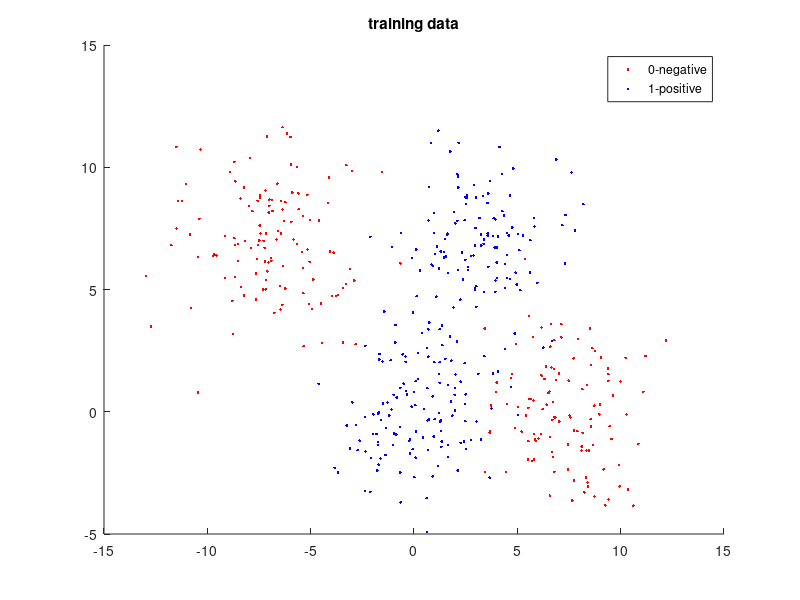
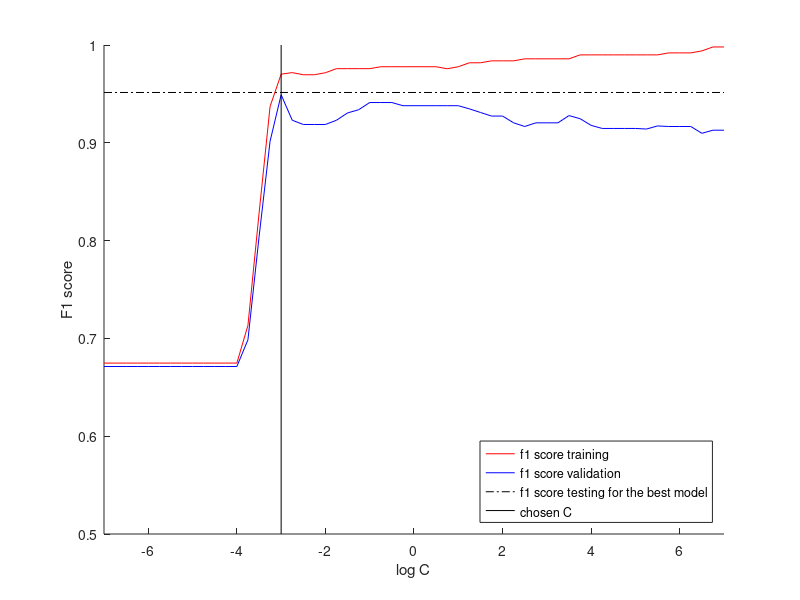
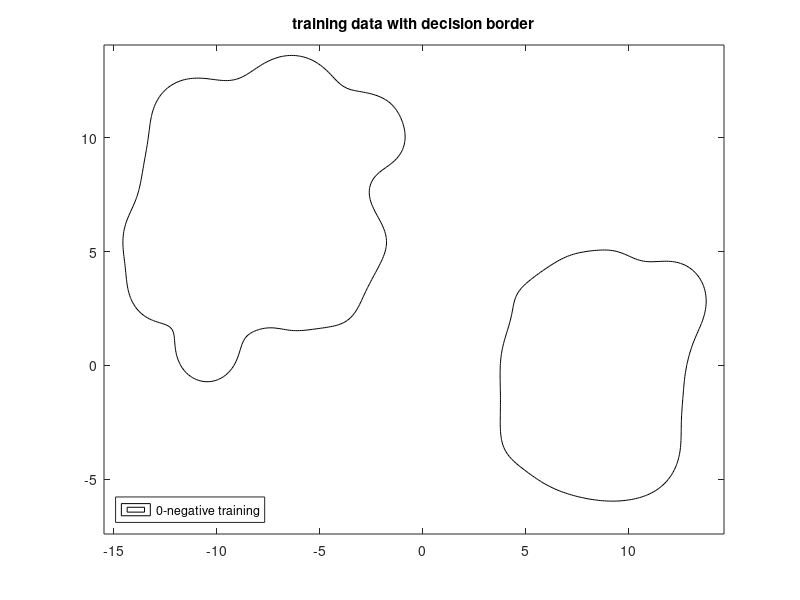
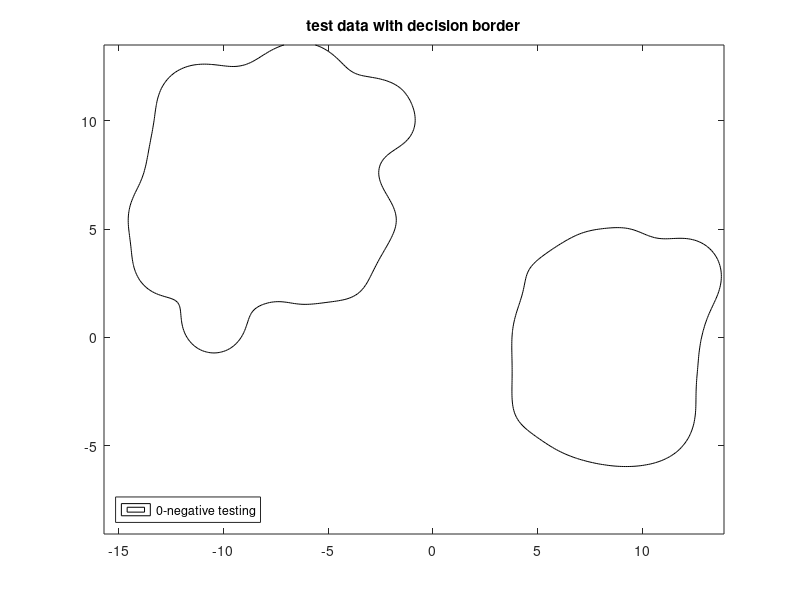

These figures' MATLAB source, in order:
% pr_exercise_19_solution.m

function pr_exercise_19_solution()

global svm_kernel
svm_kernel = 'rbf';
%set seed for random number generators    
rng(0);

numOfSamples = 1000;
samples = zeros(numOfSamples,2);
labels = zeros(numOfSamples,1);

for i=1:numOfSamples
    [samples(i,:), labels(i)] = Sample();
end

% split data into training, validation and testing
% specifying the percentage of points in each data set part
% 
trainShare = 0.5;
train_id = 1;

validationShare = 0.3;
validation_id = 2;

testShare = 0.2;
test_id = 3;

% create a multinomial distribution with the above probabilities
splitDistribution = makedist('Multinomial', 'probabilities', [trainShare, validationShare, testShare]);
% get a sample of the distribution
indices = random(splitDistribution, size(labels));

trainIndices = indices == train_id;
validIndices = indices == validation_id;
testIndices = indices == test_id;

% split data and labels to training validation and testing subsets
trainCoord = samples(trainIndices,:);
trainLabels = labels(trainIndices);
validCoord = samples(validIndices,:);
validLabels = labels(validIndices);
testCoord = samples(testIndices,:);
testLabels = labels(testIndices);

% visualize samples
figure;
gscatter(trainCoord(:,1),trainCoord(:,2),trainLabels,'rb','.');
legend({'0-negative', '1-positive'});
title('training data');


% iterate through different c
c = -7:0.25:7;
f1Valid = zeros(size(c));
f1Train = zeros(size(c));
for i=1:size(c,2)
    c(i) = exp(c(i));
    % train svm
    svmStruct = fitcsvm(trainCoord, trainLabels, 'KernelFunction', svm_kernel, 'BoxConstraint', c(i), 'ClassNames', [0,1]);

    f1Train(i) = Validate(svmStruct, trainCoord, trainLabels);
    f1Valid(i) = Validate(svmStruct, validCoord, validLabels);
end

% find best fit to validation data
[m, index] = max(f1Valid);
% get the best SVM model
svmStruct = fitcsvm(trainCoord, trainLabels, 'KernelFunction', svm_kernel, 'BoxConstraint', c(index), 'ClassNames', [0,1]);
f1Test = Validate(svmStruct, testCoord, testLabels);

% visualize f1 scores
% C-axis is in logarithmic units
figure;
hold on;
plot(log(c), f1Train, 'r');
plot(log(c), f1Valid, 'b');
% plot a horizontal line
plot([log(min(c)) log(max(c))], [f1Test f1Test], '-.k');
% visualize the best C parameter
plot([log(c(index)) log(c(index))], [min([f1Valid 0.5]) 1], 'k');
legend({'f1 score training', 'f1 score validation', 'f1 score testing for the best model', 'chosen C'}, 'Location', 'southeast');
xlabel('log C');
ylabel('F1 score');
xlim([-7, 7])
ylim([min([f1Valid f1Test f1Train 0.5]), 1]);

PlotFitting(c(index), trainCoord, trainLabels, trainCoord, trainLabels);
legend({'0-negative training', '1-positive training', 'training decision border'}, 'Location', 'southwest');
title('training data with decision border');
PlotFitting(c(index), trainCoord, trainLabels, testCoord, testLabels);
legend({'0-negative testing', '1-positive testing', 'training decision border'}, 'Location', 'southwest');
title('test data with decision border');



end

% plotting decision border from training data and visualize with test data
function PlotFitting(c, trainCoord, trainLabels, testCoord, testLabels)
    global svm_kernel
    svmStruct = fitcsvm(trainCoord, trainLabels, 'KernelFunction', svm_kernel, 'BoxConstraint', c, 'ClassNames', [0,1]);

    figure;
    hold on;
    d = 0.1;
    border = 2.5;
    [x1Grid,x2Grid] = meshgrid(min(testCoord(:,1))-border:d:max(testCoord(:,1)+border), min(testCoord(:,2))-border:d:max(testCoord(:,2))+border);
    xGrid = [x1Grid(:),x2Grid(:)];
    [~,scores] = predict(svmStruct,xGrid);
    h(1:2) = gscatter(testCoord(:,1),testCoord(:,2),testLabels,'rb','.');
    contour(x1Grid,x2Grid,reshape(scores(:,2),size(x1Grid)),[0 0],'k');

end

% validation function. @labels are the correct class labels for comparison
function [f1Score] = Validate(svmStruct, coord, labels)
    % classify samples with svm
    svmLabels = zeros(size(labels));
    svmLabels = predict(svmStruct, coord);

    % calculate TP, FP, FN
    TP = sum(svmLabels==labels & svmLabels==1);
    FP = sum(svmLabels~=labels & svmLabels==1);
    FN = sum(svmLabels~=labels & svmLabels==0);

    % calculate precision, recall
    precision = TP/(TP+FP);
    recall = TP/(TP+FN);

    % set F1 score
    %b = 1;
    %f1score = (1+b^2)*precision*recall/(b^2*precision+recall);
    if TP ~= 0
        f1Score = 2*precision*recall/(precision+recall);
    else
        f1Score = 0.0;
    end
end

% sampling function
% label = 1 is the "positive"
function [coordinates, label] = Sample()
    distribution = floor(4*rand());

    coordinates = zeros(1,2);
    label = 0;

    switch distribution
        case 0
            m = [0 0];
            sigma = [2 2];
            coordinates(1) = m(1) + sigma(1)*randn();
            coordinates(2) = m(2) + sigma(2)*randn();
            label = 1;
        case 1
            m = [-7 7];
            sigma = [2 2];
            coordinates(1) = m(1) + sigma(1)*randn();
            coordinates(2) = m(2) + sigma(2)*randn();
            label = 0;
        case 2
            m = [3 7];
            sigma = [2 2];
            coordinates(1) = m(1) + sigma(1)*randn();
            coordinates(2) = m(2) + sigma(2)*randn();
            label = 1;
        case 3
            m = [7 0];
            sigma = [2 2];
            coordinates(1) = m(1) + sigma(1)*randn();
            coordinates(2) = m(2) + sigma(2)*randn();
            label = 0;
    end

end
